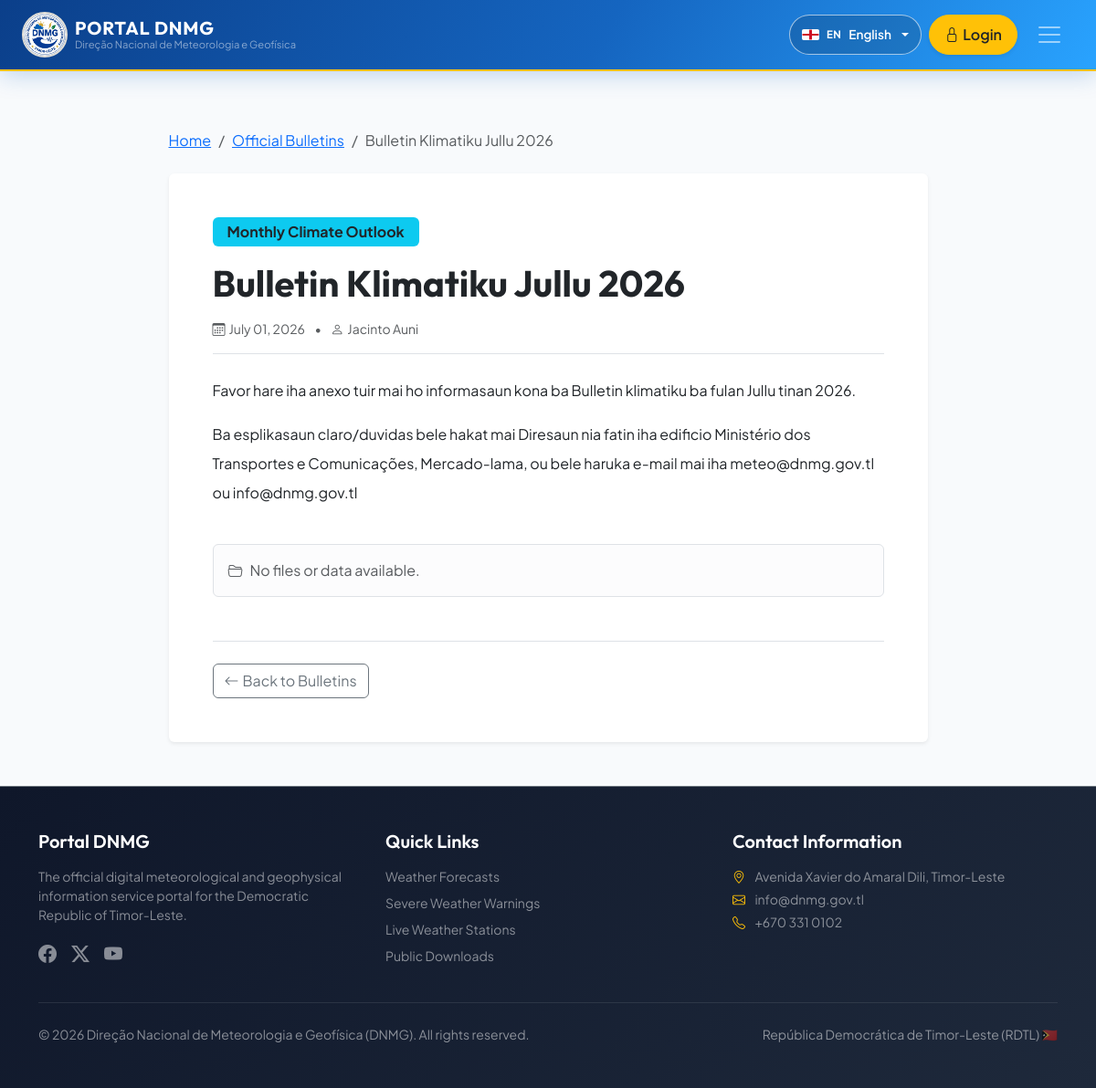
/en/cms/bulletins/bulletin-klimatiku-jullu-2026/, run on the app's committed database.
### cms/models.py (models this page shows, shortened)
class OfficialBulletin(models.Model):
    class BulletinType(models.TextChoices):
        DAILY_SYNOPTIC = 'DAILY_SYNOPTIC', _('Daily Synoptic Bulletin')
        WEEKLY_SYNOPTIC = 'WEEKLY_SYNOPTIC', _('Weekly Synoptic Bulletin')
        MONTHLY_CLIMATE = 'MONTHLY_CLIMATE', _('Monthly Climate Outlook')
        SEASONAL_CLIMATE = 'SEASONAL_CLIMATE', _('Seasonal Climate Outlook')
        ANNUAL_CLIMATE = 'ANNUAL_CLIMATE', _('Annual Climate Report')
        MARINE = 'MARINE', _('Marine Bulletin')
        SEISMIC = 'SEISMIC', _('Seismic Event Summary')
        SPECIAL = 'SPECIAL', _('Special Hydrometeorological Report')
    title = models.CharField(max_length=255, verbose_name=_('Bulletin Title'))
    slug = models.SlugField(max_length=280, unique=True, blank=True, verbose_name=_('Slug'))
    bulletin_type = models.CharField(
        max_length=30,
        choices=BulletinType.choices,
        default=BulletinType.DAILY_SYNOPTIC,
        verbose_name=_('Bulletin Type')
    )
    pdf_file = models.FileField(
        upload_to='bulletins/',
        verbose_name=_('PDF Document File')
    )
    summary = models.TextField(blank=True, verbose_name=_('Summary / Overview'))
    publication_date = models.DateField(verbose_name=_('Publication Date'))
    uploaded_by = models.ForeignKey(
        settings.AUTH_USER_MODEL,
        on_delete=models.SET_NULL,
        null=True,
        blank=True,
        related_name='bulletins',
        verbose_name=_('Uploaded By')
    )
    created_at = models.DateTimeField(auto_now_add=True)
    updated_at = models.DateTimeField(auto_now=True)
    class Meta:
        ordering = ['-publication_date', '-created_at']
        verbose_name = _('Official Bulletin')
        verbose_name_plural = _('Official Bulletins')
        constraints = [
            models.CheckConstraint(
                condition=models.Q(bulletin_type__in=[
                    'DAILY_SYNOPTIC', 'WEEKLY_SYNOPTIC', 'MONTHLY_CLIMATE',
                    'SEASONAL_CLIMATE', 'ANNUAL_CLIMATE', 'MARINE', 'SEISMIC', 'SPECIAL',
                ]),
                name='cms_bulletin_type_valid',
            ),
        ]
        indexes = [
            models.Index(fields=['bulletin_type', '-publication_date', '-created_at'], name='cms_bulletin_type_date_idx'),
        ]

### users/models.py (models this page shows, shortened)
class User(AbstractUser):
    class Role(models.TextChoices):
        SUPER_ADMIN = 'SUPER_ADMIN', _('Super Administrator')
        ADMIN = 'ADMIN', _('Administrator')
        HR_OFFICER = 'HR_OFFICER', _('HR Officer')
        METEOROLOGIST = 'METEOROLOGIST', _('Meteorologist')
        CLIMATE_OFFICER = 'CLIMATE_OFFICER', _('Climate Officer')
        MARINE_OFFICER = 'MARINE_OFFICER', _('Marine Officer')
        SEISMIC_OFFICER = 'SEISMIC_OFFICER', _('Seismic Officer')
        EDITOR = 'EDITOR', _('Editor')
        RESEARCHER = 'RESEARCHER', _('Researcher')
        PUBLIC = 'PUBLIC', _('Public User')
    role = models.CharField(
        max_length=20,
        choices=Role.choices,
        default=Role.PUBLIC,
        verbose_name=_('Role')
    )
    profile_picture = models.ImageField(
        upload_to='profiles/',
        blank=True,
        null=True,
        verbose_name=_('Profile Picture')
    )
    phone_number = models.CharField(
        max_length=20,
        blank=True,
        verbose_name=_('Phone Number')
    )
    access_role = models.ForeignKey(
        'users.Role',
        on_delete=models.SET_NULL,
        null=True,
        blank=True,
        related_name='users',
        verbose_name=_('Assigned Role'),
    )
    class Meta:
        verbose_name = _('User')
        verbose_name_plural = _('Users')
        constraints = [
            models.CheckConstraint(
                condition=models.Q(role__in=[
                    'SUPER_ADMIN', 'ADMIN', 'HR_OFFICER', 'METEOROLOGIST',
                    'CLIMATE_OFFICER', 'MARINE_OFFICER', 'SEISMIC_OFFICER',
                    'EDITOR', 'RESEARCHER', 'PUBLIC',
                ]),
                name='users_user_role_valid',
            ),
        ]

### cms/views.py (the view)
# urls.py: path('bulletins/<slug:slug>/', views.PublicBulletinDetailView.as_view(), name='public_bulletin_detail'),
class PublicBulletinDetailView(DetailView):
    model = OfficialBulletin
    template_name = 'cms/public_bulletin_detail.html'
    context_object_name = 'bulletin'
    slug_field = 'slug'
    slug_url_kwarg = 'slug'

### core/context_processors.py (called while the page is built)
def htmx(request):
    is_htmx = getattr(request, 'htmx', False)
    return {
        'admin_base': 'htmx_admin_base.html' if is_htmx else 'admin_base.html',
        'public_base': 'htmx_public_base.html' if is_htmx else 'base.html',
        'is_htmx': is_htmx,
    }

### core/media.py (called while the page is built)
def media_available(field_file):
    try:
        return bool(field_file and field_file.name and field_file.storage.exists(field_file.name))
    except Exception:
        return False

### core/templatetags/portal_tags.py (called while the page is built)
@register.filter
def media_available(field_file):
    return media_file_available(field_file)

### templates/cms/public_bulletin_detail.html (shortened to what this page needs)
{% extends 'base.html' %}
{% load i18n portal_tags %}
{% block content %}
<div class="container py-5">
    <div class="row justify-content-center">
        <div class="col-lg-9">
            <nav aria-label="breadcrumb" class="mb-4">
                <ol class="breadcrumb">
                    <li class="breadcrumb-item"><a href="{% url 'core:home' %}">{% translate "Home" %}</a></li>
                    <li class="breadcrumb-item"><a href="{% url 'cms:public_bulletin_list' %}">{% translate "Official Bulletins" %}</a></li>
                    <li class="breadcrumb-item active" aria-current="page">{{ bulletin.title|truncatewords:5 }}</li>
                </ol>
            </nav>
            <article class="card border-0 shadow-sm p-4 p-md-5">
                <div class="border-bottom pb-3 mb-4">
                    <span class="badge bg-info text-dark px-3 py-2 fs-6 mb-3">{{ bulletin.get_bulletin_type_display }}</span>
                    <h1 class="fw-bold text-dark mb-3">{{ bulletin.title }}</h1>
                    <div class="text-muted small">
                        <i class="bi bi-calendar3 me-1"></i>{{ bulletin.publication_date|date:"F d, Y" }}
                        <span class="mx-2">&bull;</span>
                        <i class="bi bi-person me-1"></i>{{ bulletin.uploaded_by.get_full_name|default:bulletin.uploaded_by.username|default:"DNMG Staff" }}
                    </div>
                </div>
                {% if bulletin.summary %}
                <div class="lh-lg text-dark mb-4">{{ bulletin.summary|linebreaks }}</div>
                {% endif %}
                {% if bulletin.pdf_file|media_available %}
                <div class="alert alert-light border d-flex flex-column flex-md-row align-items-md-center justify-content-between gap-3 mb-0">
                    <div class="d-flex align-items-center gap-3">
                        <i class="bi bi-file-earmark-pdf-fill text-danger fs-2"></i>
                        <div>
                            <div class="fw-semibold text-dark">{% translate "Official bulletin document" %}</div>
                            <small class="text-muted">{% translate "Open or download the complete PDF." %}</small>
                        </div>
                    </div>
                    <a href="{{ bulletin.pdf_file.url }}" target="_blank" class="btn btn-danger">
                        <i class="bi bi-file-earmark-pdf me-1"></i>{% translate "Open PDF" %}
                    </a>
                </div>
                {% else %}
                <div class="alert alert-light border mb-0 text-muted"><i class="bi bi-folder2-open me-2"></i>{% translate "No files or data available." %}</div>
                {% endif %}
                <div class="mt-5 pt-4 border-top">
                    <a href="{% url 'cms:public_bulletin_list' %}" class="btn btn-outline-secondary">
                        <i class="bi bi-arrow-left me-1"></i>{% translate "Back to Bulletins" %}
                    </a>
                </div>
            </article>
        </div>
    </div>
</div>
{% endblock %}

### static/css/styles.css (style rules this page uses)
:root { --primary: #1565c0; --primary-light: #29a3ff; --primary-dark: #0b3f8a; --accent: #ffc107; --accent-red: #e63946; --secondary: #ff5c8a; --teal: #06b6d4; --dark: #0f172a; --dark-muted: #1e293b; --dark-muted-light: #334155; --light: #f8fafc; --gray-border: #e2e8f0; --font-heading: 'Outfit', sans-serif; --font-body: 'Plus Jakarta Sans', sans-serif; --transition: all 0.3s cubic-bezier(0.4, 0, 0.2, 1); }
body { font-family: var(--font-body); background-color: var(--light); color: var(--dark); overflow-x: hidden; }
.container, .container-fluid, .card, .modal-content { min-width: 0; }
h1, h2, h3, h4, h5, h6 { font-family: var(--font-heading); font-weight: 600; }

### data on the page
OfficialBulletin: title "Bulletin Klimatiku Jullu 2026", bulletin_type "Monthly Climate Outlook", publication_date "July 01, 2026", uploaded_by.get_full_name "Jacinto Auni", summary "Favor hare iha anexo tuir mai ho informasaun kona ba Bulletin klimatiku ba fulan Jullu tinan 2026. Ba esplikasaun claro/duvidas bele hakat mai Diresaun nia fatin iha edificio Ministério dos Transportes e Comunicações, Mercado-lama, ou bele haruka e-mail mai iha meteo@dnmg.gov.tl ou info@dnmg.gov.tl"
